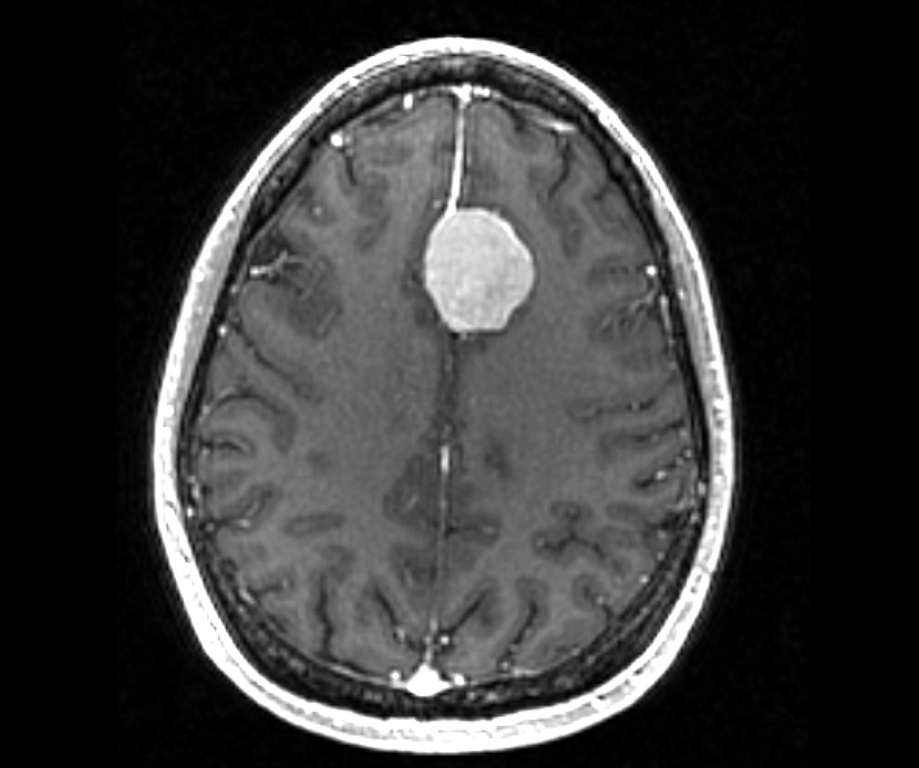
#> input picture images/uploaded_image06636167-2664-4eaa-878f-03b2afdd4698.jpg, 919 x 768 px, shrunk from 1196 x 999 before the run; its folder holds only this picture in this run
$ python -i dataset_processing.py   (imports and definitions only)
#> lines starting #> are read from the running program, lines starting #| are printed output that depends on the picture; after the words box and inside, x2 and y2 are one past the last pixel; in counts of white or black regions, pixels touching at a corner belong together
#> further down, picture is the input picture: shape (768, 919, 3); min 0, max 255, mean 54.8
import os
import random
import shutil
import numpy as np
from tensorflow.keras.preprocessing.image import ImageDataGenerator
import cv2
import imutils


class image_processing:

    def __init__(self) -> None:


        pass

    # [22 lines left out: function augmented_data, not called in this run]


    def crop_image(self, image:np.ndarray, plot:bool = False) -> np.ndarray:

#> called with plot = False
        gray = cv2.cvtColor(image, cv2.COLOR_BGR2GRAY)
        gray = cv2.GaussianBlur(gray, (5, 5), 0)
        thres = cv2.threshold(gray, 45, 255, cv2.THRESH_BINARY)[1]
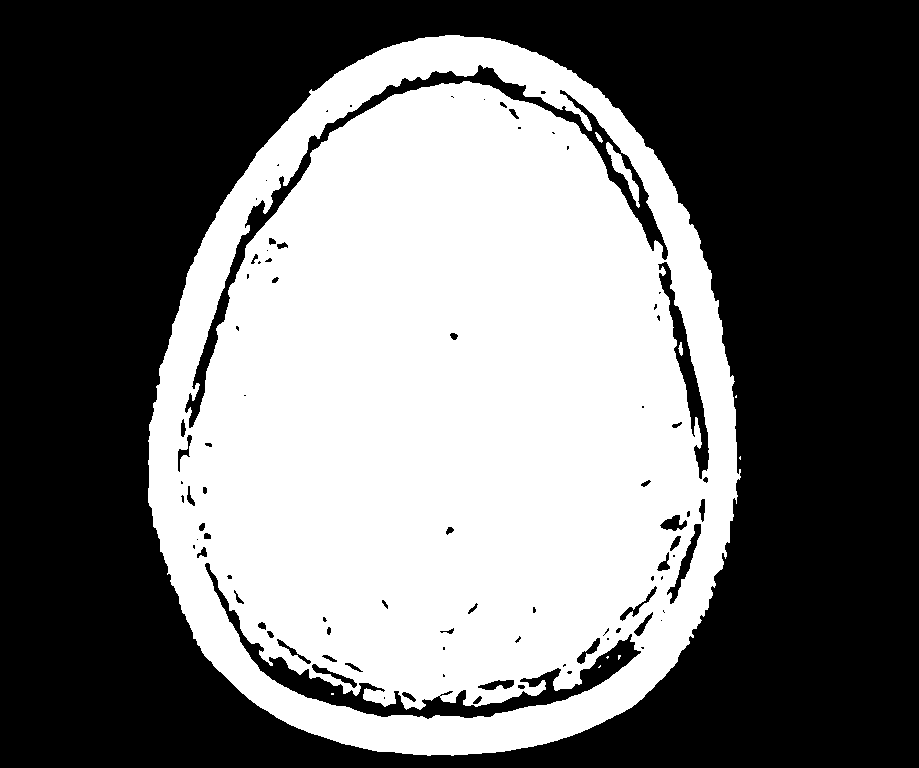
#> thres: shape (768, 919); 44.5% white; 10 white regions (6 under 20 px), largest, box (x1, y1, x2, y2) and area: (148, 35, 741, 756) 313096, (606, 142, 640, 208) 542, (678, 342, 683, 356) 43, (595, 132, 603, 143) 40
        thres = cv2.erode(thres, None, iterations=2)
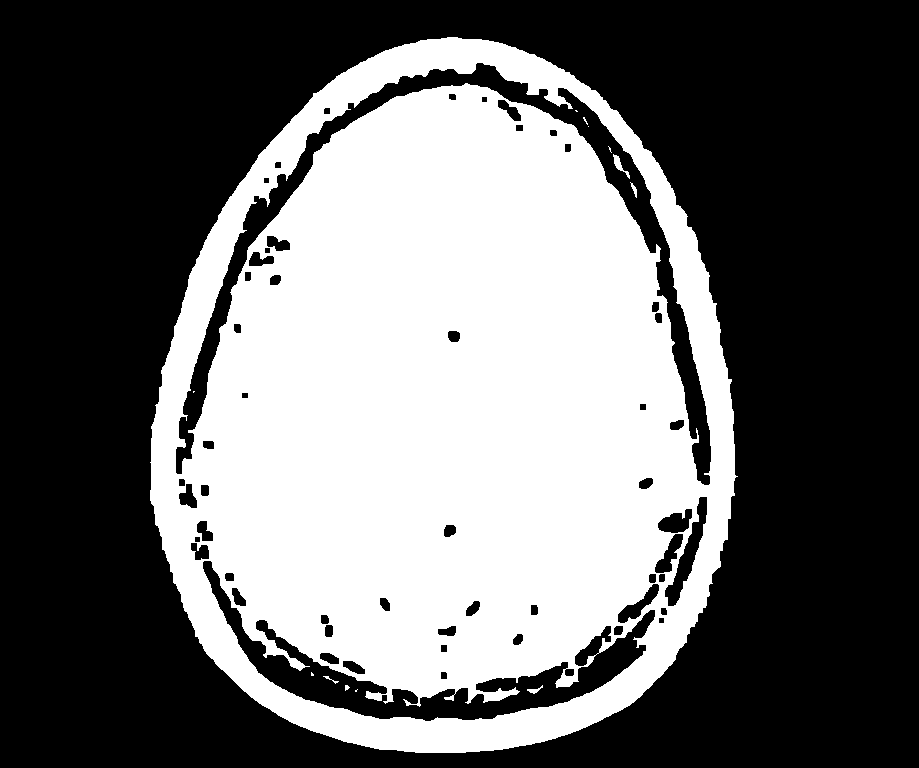
#> thres: shape (768, 919); 41.3% white; 13 white regions (7 under 20 px), largest, box (x1, y1, x2, y2) and area: (150, 37, 738, 753) 290921, (613, 154, 630, 179) 118, (527, 685, 543, 694) 52, (630, 182, 637, 198) 44, (323, 676, 339, 684) 30, (345, 685, 350, 691) 20
        thres = cv2.dilate(thres, None, iterations=2)
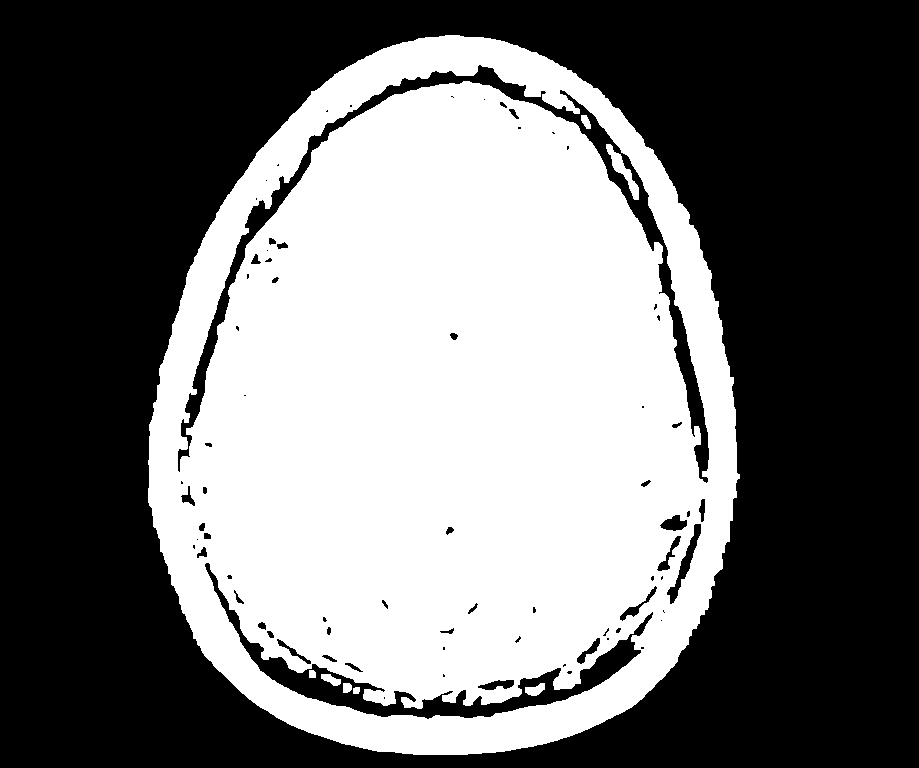
#> thres: shape (768, 919); 44.3% white; 8 white regions

        cnts = cv2.findContours(thres.copy(), cv2.RETR_EXTERNAL, cv2.CHAIN_APPROX_SIMPLE)
#> cnts = 1 contour; box (x1, y1, x2, y2) and area: (148, 35, 740, 755) 334515
        cnts = imutils.grab_contours(cnts)

        brightness_range = (0.3, 1.0),
        c = max(cnts, key=cv2.contourArea)
#> c = contour of 862 points, box (x1, y1, x2, y2) (148, 35, 740, 755), area 334515

        extLeft = tuple(c[c[:, :, 0].argmin()][0])
#> extLeft = (148, 460)
        extRight = tuple(c[c[:, :, 0].argmax()][0])
#> extRight = (739, 478)
        extTop = tuple(c[c[:, :, 1].argmin()][0])
#> extTop = (445, 35)
        extBot = tuple(c[c[:, :, 1].argmax()][0])
#> extBot = (413, 754)

        new_image = image[extTop[1]:extBot[1], extLeft[0]:extRight[0]]
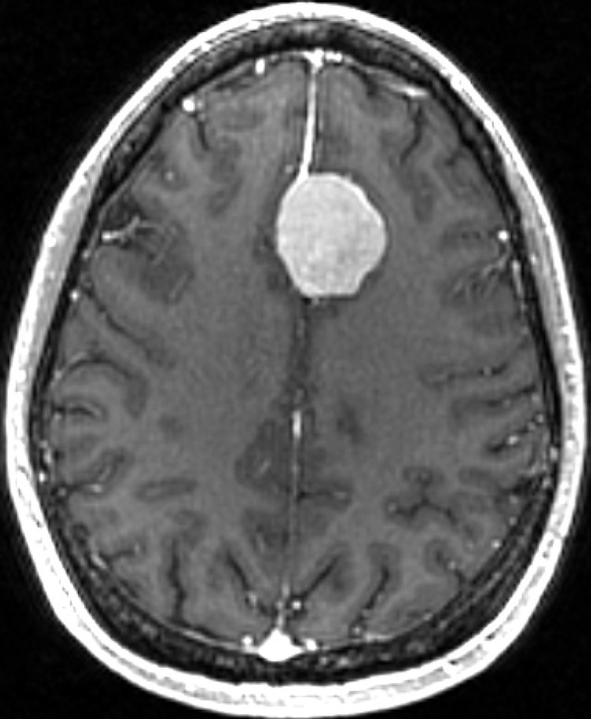
#> new_image: shape (719, 591, 3); min 0, max 255, mean 90.4

        print("croping -------------------------")
        print("croping -------------------------")

        if plot:
            plt.figure()
            plt.subplot(1, 2, 1)
            plt.imshow(image)

            plt.tick_params(axis='both', which='both',
                            top=False, bottom=False, left=False, right=False,
                            labelbottom=False, labeltop=False, labelleft=False, labelright=False)

            plt.title('Original Image')

            plt.subplot(1, 2, 2)
            plt.imshow(new_image)

            plt.tick_params(axis='both', which='both',
                            top=False, bottom=False, left=False, right=False,
                            labelbottom=False, labeltop=False, labelleft=False, labelright=False)

            plt.title('Cropped Image')
            plt.show()

        return new_image

    # [66 lines left out: functions crop_aug_brain_tumor_in_folder, split_data, not called in this run]


# [29 lines not run here, left out]

>>> import cv2
>>> picture = cv2.imread('images/uploaded_image06636167-2664-4eaa-878f-03b2afdd4698.jpg')
>>> result = image_processing().crop_image(picture)

$ run again, on images/uploaded_image16211706-b12f-4995-ba9b-f8a0e60d0dcb.jpg
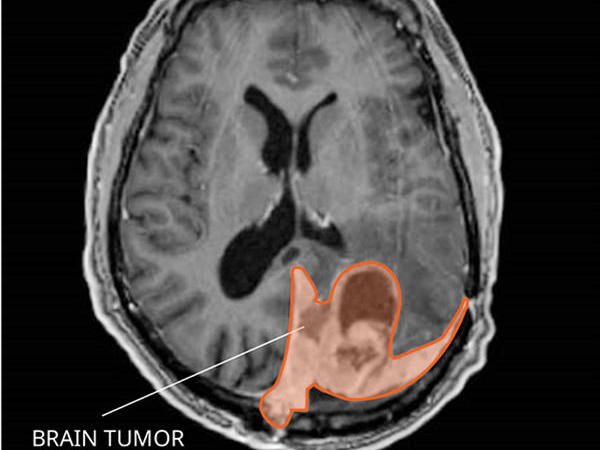
#> input picture images/uploaded_image16211706-b12f-4995-ba9b-f8a0e60d0dcb.jpg, 600 x 450 px
#> picture is the input picture: shape (450, 600, 3); mean B, G, R 65.1, 66.6, 70.2
#> in crop_image, `thres = cv2.dilate(thres, None, iterations=2)`:
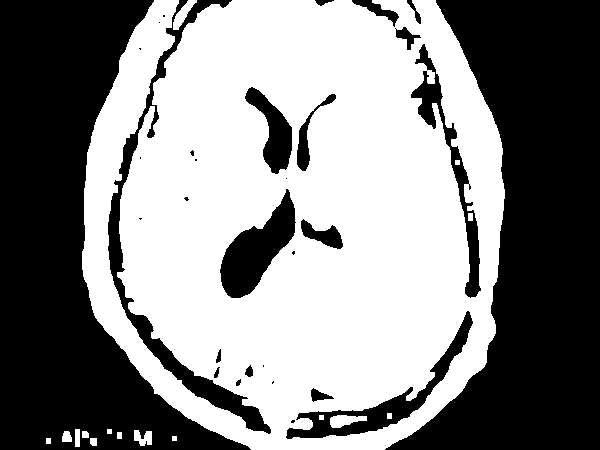
#> thres: shape (450, 600); 53% white; 31 black regions (13 under 20 px)
#> cnts = 11 contours, 2 with area under 20; largest, box (x1, y1, x2, y2) and area: (82, 0, 505, 450) 154624, (173, 0, 197, 30) 247, (134, 430, 152, 446) 162, (62, 431, 72, 442) 74, (75, 429, 80, 447) 68
#> c = contour of 1098 points, box (x1, y1, x2, y2) (82, 0, 505, 450), area 154624
#> extLeft = (82, 251)
#> extRight = (504, 198)
#> extTop = (154, 0)
#> extBot = (251, 449)
#> in crop_image, `new_image = image[extTop[1]:extBot[1], extLeft[0]:extRight[0]]`:
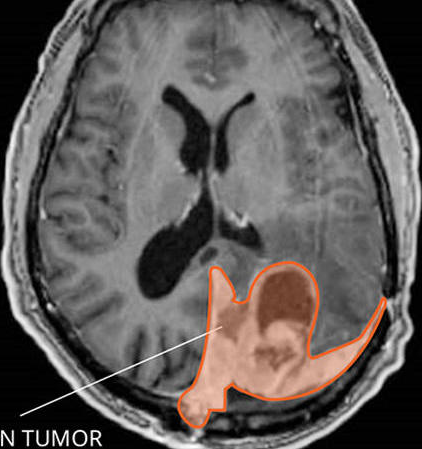
#> new_image: shape (449, 422, 3); mean B, G, R 90.7, 92.9, 98
